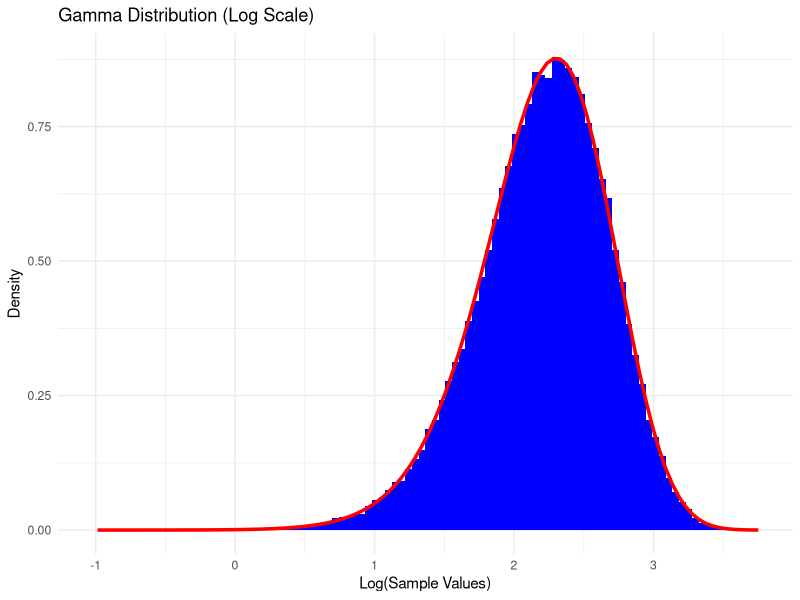

Recreate this plot in R.
setwd("~/gabor/Egyetem/4. Félév/Statistical Modeling/rscriptek")
library(ggplot2)

gamma_fn <- function(sample_size, shape, scale) {
  set.seed(17)
  sample <- rgamma(sample_size, shape = shape, scale = scale)
  
  # Theoretical statistics
  theoretical_mean <- shape * scale
  theoretical_sd <- sqrt(shape) * scale
  theoretical_median <- qgamma(0.5, shape = shape, scale = scale)
  theoretical_95th <- qgamma(0.95, shape = shape, scale = scale)
  
  # Empirical statistics
  empirical_mean <- mean(sample)
  empirical_sd <- sd(sample)
  empirical_median <- median(sample)
  empirical_95th <- quantile(sample, 0.95)
  
  gamma_df <- data.frame(Sample = sample)
  
  cat("Theoretical Mean:", theoretical_mean, "\n")
  cat("Theoretical Standard Deviation:", theoretical_sd, "\n")
  cat("Theoretical Median:", theoretical_median, "\n")
  cat("Theoretical 95th Percentile:", theoretical_95th, "\n")
  cat("\n")
  cat("Empirical Mean:", empirical_mean, "\n")
  cat("Empirical Standard Deviation:", empirical_sd, "\n")
  cat("Empirical Median:", empirical_median, "\n")
  cat("Empirical 95th Percentile:", empirical_95th, "\n")
  
  return(list(
    data = gamma_df,
    theoretical = list(
      mean = theoretical_mean,
      sd = theoretical_sd,
      median = theoretical_median,
      percentile_95 = theoretical_95th
    ),
    empirical = list(
      mean = empirical_mean,
      sd = empirical_sd,
      median = empirical_median,
      percentile_95 = empirical_95th
    )
  ))
}

# Generate gamma-distributed data
result <- gamma_fn(100000, shape = 5, scale = 2)

ggplot(data = result$data, mapping = aes(x = log(Sample))) +
  geom_histogram(aes(y = after_stat(density)), bins = 100, fill = "blue") +
  stat_function(fun = function(x) dgamma(exp(x), shape = 5, scale = 2) * exp(x), 
                col = "red", size = 1.2) +
  labs(title = "Gamma Distribution (Log Scale)", x = "Log(Sample Values)", y = "Density") +
  theme_minimal()
